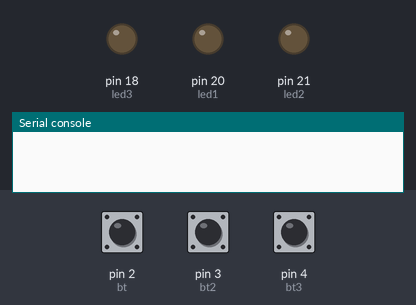
This program was run on a simulated MicroPython board. Shown: output pins drawn as LEDs (lit = HIGH), the last lines printed to the serial console. The inputs (shaded band) are chosen by the test bench; at power-on: pin 2 (bt) HIGH, pin 3 (bt2) HIGH, pin 4 (bt3) HIGH.

Above: at 1.2 s.
1.3 s: pin 2 (bt) pulled LOW for 0.15 s
At 1.4 s:
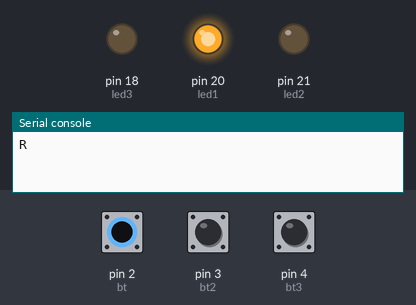
3.0 s: pin 3 (bt2) pulled LOW for 0.15 s
At 3.1 s:
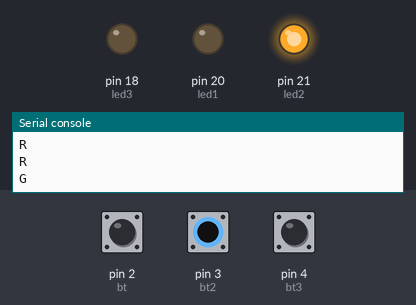
4.7 s: pin 4 (bt3) pulled LOW for 0.15 s
At 4.8 s:
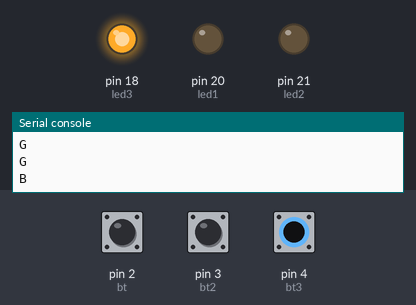
6.4 s: pin 4 (bt3) pulled LOW for 3.2 s
At 10.0 s:
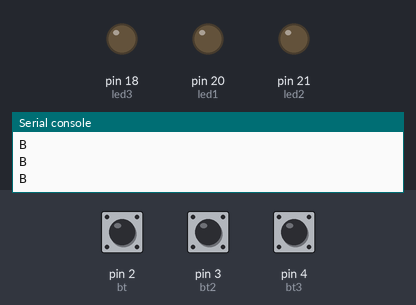
11.1 s: pin 2 (bt) pulled LOW for 3.2 s
At 12.4 s:
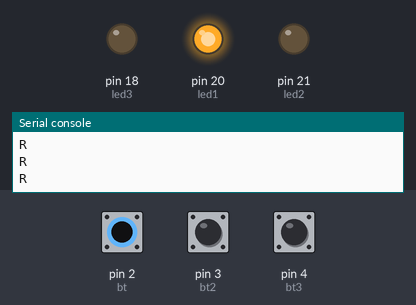
Timing chart, 0 to 15.8 s (numbered marks = the images above; inputs shaded):
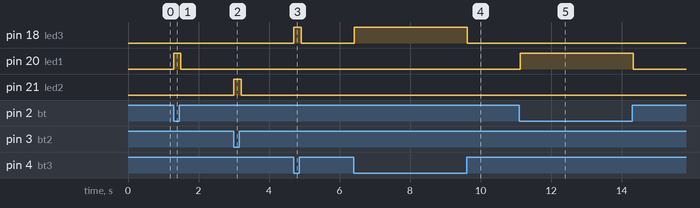

The program:

RGB01.py
```python
from machine import Pin
import time

led1 = Pin(20, Pin.OUT)
led2 = Pin(21, Pin.OUT)
led3 = Pin(18, Pin.OUT)
bt = Pin(2, Pin.IN, Pin.PULL_UP)
bt2 = Pin(3, Pin.IN, Pin.PULL_UP)
bt3 = Pin(4, Pin.IN, Pin.PULL_UP)

while True:
    bts = bt.value()
    bts2 = bt2.value()
    bts3 = bt3.value()

    if bts == 0:
        print("R")
        led1.value(1)
        led2.value(0)
        led3.value(0)
    elif bts2 == 0:
        print("G")
        led1.value(0)
        led2.value(1)
        led3.value(0)
    elif bts3 == 0:
        print("B")
        led1.value(0)
        led2.value(0)
        led3.value(1)
    else:
        led1.value(0)
        led2.value(0)
        led3.value(0)

    time.sleep(0.1)  # Add a small delay to avoid rapid button presses
```

Measured:
- after the input at 1.3 s, pin 20 (led1): LOW → HIGH at once, → LOW 0.20 s later
- after the input at 3.0 s, pin 21 (led2): LOW → HIGH at once, → LOW 0.20 s later
- after the input at 4.7 s, pin 18 (led3): LOW → HIGH at once, → LOW 0.20 s later
- after the input at 6.4 s, pin 18 (led3): LOW → HIGH at once, → LOW 3.2 s later
- after the input at 11.1 s, pin 20 (led1): LOW → HIGH at once, → LOW 3.2 s later
